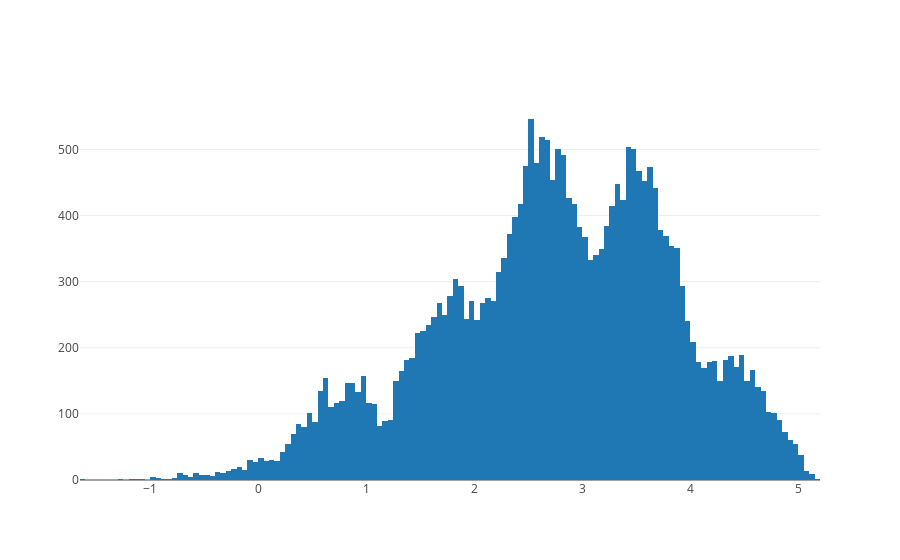

Notebook code cell kept with this figure:
### Markdown cell above
## Histogram frequency plot ##

### Code cell
trace0 = go.Histogram(
    x = (ground_truth - prediction)
)

data = [trace0]

plot.iplot(data)

### Figure 1 — Plotly figure (JSON) as saved in the notebook; plotly's stock layout.template omitted (floating-point values rounded to 4 significant figures; data arrays with more than 128 entries replaced by an {"elided": "..."} marker saying what was removed)
{"data": [{"type": "histogram", "x": {"elided": "25000 float values"}}], "layout": {}}
